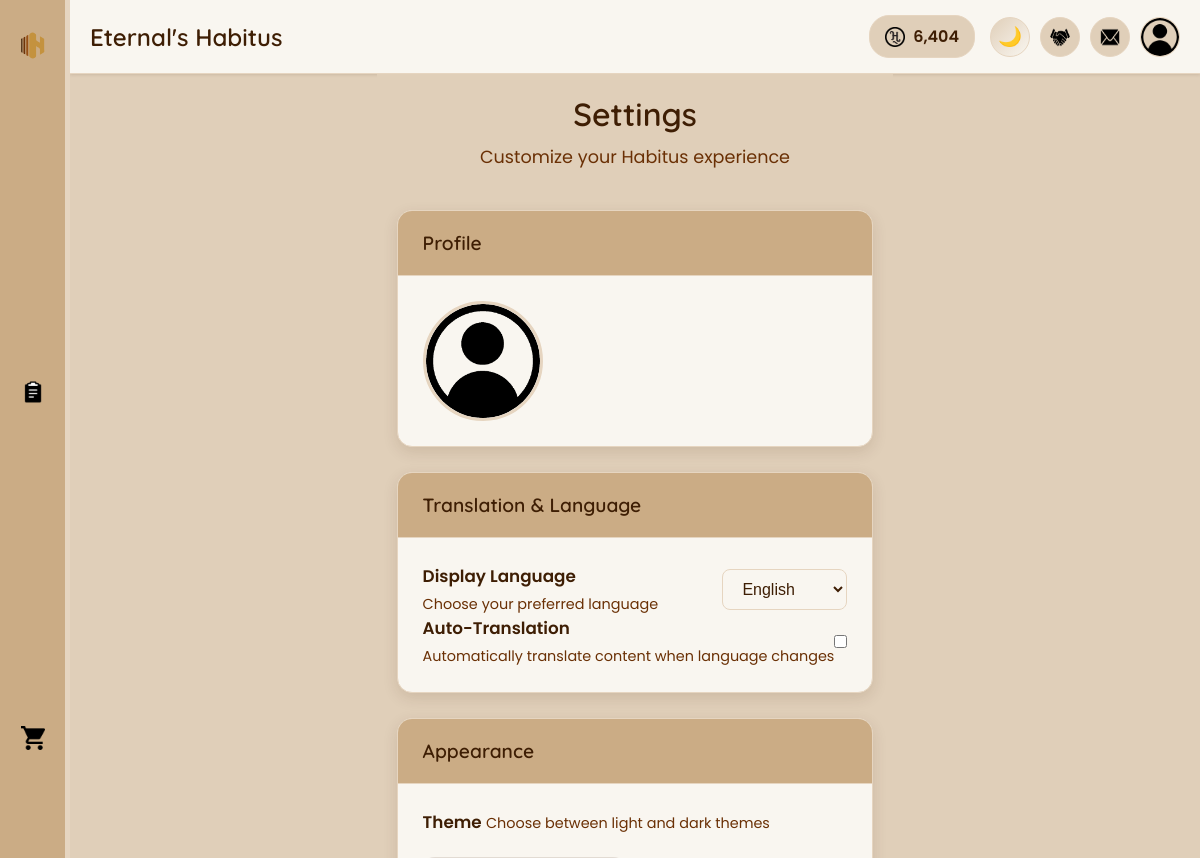
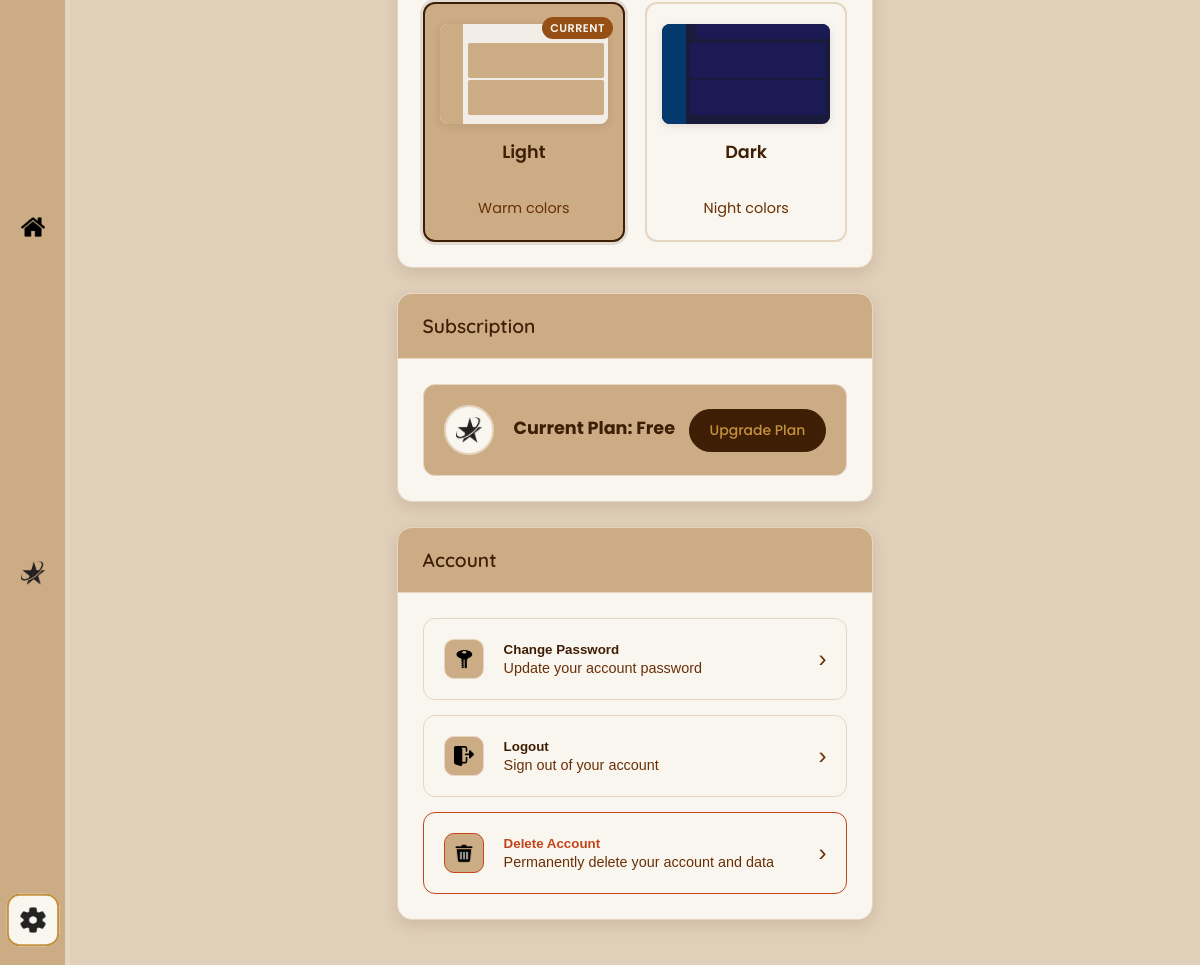
Screenshot of /pages/settings.php (signed in) with the database file from the repository (2 pictures, top to bottom).
### tables this page shows
CREATE TABLE `users` (
  `id` int(11) NOT NULL,
  `username` varchar(50) NOT NULL,
  `email` varchar(100) NOT NULL,
  `password` varchar(255) NOT NULL,
  `hcoin` int(11) DEFAULT 0,
  `subscription_type` enum('free','adfree','premium') DEFAULT 'free',
  `subscription_expires` datetime DEFAULT NULL,
  `theme` varchar(20) DEFAULT 'light',
  `language` varchar(10) DEFAULT 'en',
  `created_at` timestamp NULL DEFAULT current_timestamp(),
  `last_login` timestamp NULL DEFAULT NULL,
  `stripe_customer_id` varchar(255) DEFAULT NULL,
  `stripe_subscription_id` varchar(255) DEFAULT NULL,
  `last_payment_intent` varchar(255) DEFAULT NULL,
  `payment_method_id` varchar(255) DEFAULT NULL,
  `payment_failures` int(11) DEFAULT 0,
  `last_payment_failure` datetime DEFAULT NULL,
  `subscription_created_at` timestamp NULL DEFAULT NULL COMMENT 'When subscription was first created',
  `subscription_updated_at` timestamp NULL DEFAULT NULL ON UPDATE current_timestamp() COMMENT 'Last subscription update',
  `profile_picture` varchar(255) DEFAULT 'images/icons/profile-icon.webp',
  `preferred_language` varchar(5) DEFAULT 'en',
  `timezone` varchar(50) DEFAULT 'UTC',
  `auto_translation` tinyint(1) DEFAULT 1,
  `translation_quality` varchar(20) DEFAULT 'standard',
  `high_quality_translation` tinyint(1) DEFAULT 0,
  `email_notifications` tinyint(1) DEFAULT 1,
  `task_reminders` tinyint(1) DEFAULT 1,
  `theme_preference` varchar(20) DEFAULT 'auto'
);

### php/include/functions.php (called while the page is built, shortened)
<?php
function getUserData($userId) {
    global $conn;
    $sql = "SELECT * FROM users WHERE id = ?";
    $stmt = $conn->prepare($sql);
    $stmt->execute([$userId]);
    if ($stmt->rowCount() > 0) {
        $userData = $stmt->fetch();
        return $userData;
    }
    return [];
}

### pages/settings.php (the view, shortened to what this page needs)
<?php
require_once '../php/include/db_connect.php';
require_once '../php/include/functions.php';
$userData = getUserData($_SESSION['user_id']);
$userHCoins = $userData['hcoin'];
$userHabitusName = $userData['username'] . "'s Habitus";
$currentLanguage = $userData['language'] ?? 'en';
$currentTheme = $userData['theme'] ?? 'light';
$currentSubscription = $userData['subscription_type'] ?? 'free';
$profilePicture = "../" . $userData['profile_picture'] ?? '../uploads/profile-icon.webp';
$themes = [
    'light' => [
        'name' => 'Light',
        'description' => 'Warm colors'
    ],
    'dark' => [
        'name' => 'Dark',
        'description' => 'Night colors'
    ]
];
?>
<!DOCTYPE html>
<html lang="<?php echo $currentLanguage; ?>" data-theme="<?php echo $currentTheme; ?>">
<head>
    <link rel="stylesheet" href="../css/themes/<?php echo $currentTheme; ?>.css" id="theme-stylesheet">
    <link rel="stylesheet" href="../css/main.css">
    <link rel="stylesheet" href="../css/components/sidebar.css">
    <link rel="stylesheet" href="../css/components/header.css">
    <link rel="stylesheet" href="../css/components/scrollbar.css">
    <link rel="stylesheet" href="../css/pages/settings.css">
</head>
<body class="theme-<?php echo $currentTheme; ?>">
    <div class="main-container">
        <?php include '../php/include/sidebar.php'; ?>
        <div class="content-container">
            <?php include '../php/include/header.php'; ?>
            <div class="settings-content">
                <div class="settings-header">
                    <h1 translate="yes">Settings</h1>
                    <p translate="yes">Customize your Habitus experience</p>
                </div>
                <div class="settings-section">
                    <h2 translate="yes">Profile</h2>
                    <div class="settings-group">
                        <div class="profile-picture-section">
                            <div class="current-profile-picture">
                                <img src="<?php echo htmlspecialchars($profilePicture); ?>"
                                     alt="Profile Picture"
                                     id="profile-picture-preview">
                            </div>
                        </div>
                    </div>
                </div>
                <div class="settings-section">
                    <h2 translate="yes">Translation & Language</h2>
                    <div class="settings-group">
                        <label for="language-selector" class="setting-label">
                            <div class="setting-info">
                                <span class="setting-title" translate="yes">Display Language</span>
                                <span class="setting-description" translate="yes">Choose your preferred language</span>
                            </div>
                            <select id="language-selector" class="setting-select">
                                <option value="en" <?php echo $currentLanguage === 'en' ? 'selected' : ''; ?>>English</option>
                            </select>
                        </label>
                        <label for="auto-translation" class="setting-label">
                            <div class="setting-info">
                                <span class="setting-title" translate="yes">Auto-Translation</span>
                                <span class="setting-description" translate="yes">Automatically translate content when language changes</span>
                            </div>
                            <input type="checkbox" id="auto-translation" class="setting-checkbox" checked>
                        </label>
                    </div>
                </div>
                <div class="settings-section">
                    <h2 translate="yes">Appearance</h2>
                    <div class="settings-group">
                        <div class="theme-selector">
                            <div class="theme-header">
                                <span class="setting-title" translate="yes">Theme</span>
                                <span class="setting-description" translate="yes">Choose between light and dark themes</span>
                            </div>
                            <div class="theme-options">
                                <?php foreach ($themes as $themeKey => $themeInfo): ?>
                                    <label class="theme-option <?php echo $currentTheme === $themeKey ? 'active' : ''; ?>"
                                           data-theme="<?php echo $themeKey; ?>">
                                        <div class="theme-preview theme-<?php echo $themeKey; ?>">
                                            <div class="preview-header"></div>
                                            <div class="preview-content">
                                                <div class="preview-sidebar"></div>
                                                <div class="preview-main">
                                                    <div class="preview-card"></div>
                                                    <div class="preview-card"></div>
                                                </div>
                                            </div>
                                        </div>
                                        <div class="theme-info">
                                            <span class="theme-name" translate="yes"><?php echo $themeInfo['name']; ?></span>
                                            <br>
                                            <span class="theme-description" translate="yes"><?php echo $themeInfo['description']; ?></span>
                                        </div>
                                        <div class="theme-indicator">
                                            <?php if ($currentTheme === $themeKey): ?>
                                                <span class="current-badge">Current</span>
                                            <?php endif; ?>
                                        </div>
                                    </label>
                                <?php endforeach; ?>
                            </div>
                        </div>
                    </div>
                </div>
                <div class="settings-section">
                    <h2 translate="yes">Subscription</h2>
                    <div class="settings-group">
                        <div class="subscription-info">
                            <div class="subscription-status">
                                <div class="status-icon">
                                    <img src="../images/icons/sub-icon.webp" alt="Subscription">
                                </div>
                                <div class="status-details">
                                    <h3 translate="yes">Current Plan: <span class="plan-name"><?php echo ucfirst($currentSubscription); ?></span></h3>
                                </div>
                            </div>
                            <div class="subscription-actions">
                                <?php if ($currentSubscription === 'free'): ?>
                                    <a href="subscription.php" class="upgrade-btn" translate="yes">Upgrade Plan</a>
                                <?php else: ?>
                                    <button class="manage-btn" onclick="openCustomerPortal()" translate="yes">Manage Subscription</button>
                                <?php endif; ?>
                            </div>
                        </div>
                    </div>
                </div>
                <div class="settings-section">
                    <h2 translate="yes">Account</h2>
                    <div class="settings-group">
                        <button class="setting-button" onclick="showChangePasswordModal()">
                            <span class="button-icon">
                                <img src="../images/icons/key-icon.webp" alt="Password">
                            </span>
                            <div class="button-text">
                                <span class="button-title" translate="yes">Change Password</span>
                                <span class="button-description" translate="yes">Update your account password</span>
                            </div>
                            <span class="button-arrow">›</span>
                        </button>
                        <button class="setting-button" onclick="logoutUser()">
                            <span class="button-icon">
                                <img src="../images/icons/logout-icon.webp" alt="Logout">
                            </span>
                            <div class="button-text">
                                <span class="button-title" translate="yes">Logout</span>
                                <span class="button-description" translate="yes">Sign out of your account</span>
                            </div>
                            <span class="button-arrow">›</span>
                        </button>
                        <button class="setting-button danger" onclick="showDeleteAccountModal()">
                            <span class="button-icon">
                                <img src="../images/icons/trash.webp" alt="Delete">
                            </span>
                            <div class="button-text">
                                <span class="button-title" translate="yes">Delete Account</span>
                                <span class="button-description" translate="yes">Permanently delete your account and data</span>
                            </div>
                            <span class="button-arrow">›</span>
                        </button>
                    </div>
                </div>
            </div>
        </div>
    </div>
</body>
</html>

### php/include/header.php (shortened to what this page needs)
<header class="main-header">
    <div class="user-info">
        <h1 class="habitus-name"><?php echo htmlspecialchars($userHabitusName); ?></h1>
    </div>
    <div class="user-actions">
        <div class="hcoin-balance">
            <img src="../images/icons/hcoin-icon.webp" alt="HCoin">
            <span><?php echo number_format($userHCoins); ?></span>
        </div>
        <button class="theme-toggle-button enhanced" onclick="toggleTheme()" title="Toggle Theme">
            <div class="theme-toggle-inner">
                <span class="moon-icon">🌙</span>
            </div>
        </button>
        <a href="survey.php" class="survey-button" title="Improve with feedback">
            <img src="../images/icons/support-icon.webp" alt="Survey">
        </a>
        <div class="messages-button" id="messages-toggle" title="Notifications">
            <img src="../images/icons/messages-icon.webp" alt="Messages">
        </div>
        <a href="settings.php" class="profile-button" title="Profile settings">
            <?php
            $profilePic = $userData['profile_picture'] ?? 'uploads/profile-icon.webp';
            if (strpos($profilePic, 'http') === 0) {
                $profileUrl = $profilePic;
            } else if (strpos($profilePic, '/') === 0) {
                $profileUrl = $profilePic;
            } else if (strpos($profilePic, 'uploads/') === 0) {
                $profileUrl = '/' . $profilePic;
            } else {
                $profileUrl = '../' . $profilePic;
            }
            ?>
            <img src="<?php echo htmlspecialchars($profileUrl); ?>"
                 alt="Profile Picture"
                 onerror="this.src='../uploads/profile-icon.webp'">
        </a>
    </div>
</header>

### css/themes/light.css (style rules this page uses)
html[data-theme="light"]:root, html[data-theme="light"] { --primary: #3e1e04; --primary-light: #6a3005; --secondary: #965015; --accent: #c4923e; --bg-primary: #e0cfb9; --bg-secondary: #cbac85; --bg-panel: #f9f6f0; --text-primary: #3e1e04; --text-secondary: #6a3005; --border-primary: #e6d5c0; --success: #965015; --error: #c4441a; --warning: #c4923e; --info: #6a3005; --shadow: rgba(62, 30, 4, 0.12); --btn-bg: #3e1e04; --btn-text: #f9f6f0; --input-bg: #f9f6f0; --input-text: #3e1e04; --tooltip-bg: rgba(62, 30, 4, 0.9); --benefits: #098200; }
html[data-theme="light"] body { background-color: var(--bg-primary); color: var(--text-primary); }
html[data-theme="light"] .main-header { background-color: var(--bg-panel); border-color: var(--border-primary); color: var(--text-primary); box-shadow: 0 1px 3px var(--shadow); }
html[data-theme="light"] .content-container { background-color: var(--bg-primary); }
html[data-theme="light"] .dashboard-content, html[data-theme="light"] .tasks-content, html[data-theme="light"] .settings-content, html[data-theme="light"] .shop-content, html[data-theme="light"] .habitus-content, html[data-theme="light"] .subscription-content { background-color: var(--bg-primary); }
html[data-theme="light"] input, html[data-theme="light"] textarea, html[data-theme="light"] select { background-color: var(--input-bg); color: var(--input-text); border-color: var(--border-primary); }
html[data-theme="light"] input::placeholder, html[data-theme="light"] textarea::placeholder { color: var(--text-secondary); opacity: 0.7; }
html[data-theme="light"] a { color: var(--accent); }

### css/main.css (style rules this page uses)
html[data-theme] { transition: none; }
html[data-theme] * { transition: background-color 0.3s ease, color 0.3s ease, border-color 0.3s ease, box-shadow 0.3s ease; }
* { box-sizing: border-box; margin: 0; padding: 0; transition: background-color 0.3s ease, color 0.3s ease, border-color 0.3s ease; }
body { font-family: 'Poppins', -apple-system, BlinkMacSystemFont, sans-serif; background-color: var(--bg-primary); color: var(--text-primary); overflow-x: hidden; }
.main-container { display: flex; height: 100vh; width: 100%; overflow: hidden; }
.content-container { flex: 1; display: flex; flex-direction: column; overflow: hidden; }
a { text-decoration: none; color: var(--accent); transition: color 0.3s; }
input, select, textarea { background-color: var(--input-bg); border: 1px solid var(--border-primary); color: var(--input-text); padding: 10px 15px; border-radius: 8px; transition: all 0.3s ease; }
input::placeholder, textarea::placeholder { color: var(--text-secondary); opacity: 0.7; }
button { transition: all 0.3s ease; }

### css/components/scrollbar.css (style rules this page uses)
html:not(.index-page) { scrollbar-width: thin; scrollbar-color: var(--border-primary) var(--bg-panel); }
.content-container { flex: 1; display: flex; flex-direction: column; overflow: hidden; }
.tasks-content, .shop-content, .habitus-content, .dashboard-content, .settings-content, .profile-content, .subscription-content { flex: 1; overflow-y: auto; scrollbar-width: thin; scrollbar-color: var(--border-primary) var(--bg-panel); }

### rows the page displays
users: userHabitusName "Eternal's Habitus", userHCoins "6,404", theme+profile_picture (picture), theme+language "English", currentSubscription "Free"

### other values shown
$themeInfo['name'] "Light"
$themeInfo['description'] "Warm colors"
$themeInfo['name'] "Dark"
$themeInfo['description'] "Night colors"
